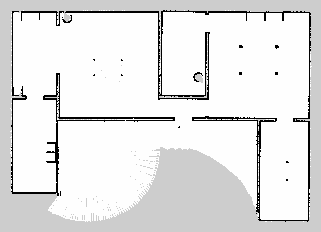
//> input picture house_map.pgm, 321 x 232 px
$ ./main   (built with g++ and OpenCV 4)
//> lines starting //> are read from the running program, lines starting //| are printed output that depends on the picture; after the words box and inside, x2 and y2 are one past the last pixel; in counts of white or black regions, pixels touching at a corner belong together
/*
* https://www.qoosky.io/techs/2798a45608  -> バウンディングボックス、最小内包円 例がある。
* https://docs.opencv.org/3.4/df/d0d/tutorial_find_contours.html
* https://tora-k.com/2019/06/23/binary-opencv/  -> 【C++】OpenCVを用いた画像の二値化プログラム【画像処理】
* http://cvwww.ee.ous.ac.jp/opencv_practice4/  -> OpenCV 画像処理演習 ― 図形描画編
*
* main.cpp
*/

#include <opencv2/opencv.hpp>
#include <iostream>

int main() {

    cv::Mat  binary,blur;
    //cv::Mat src = cv::imread("aaa.png", cv::IMREAD_COLOR);
    cv::Mat gray = cv::imread("../house_map.pgm", cv::IMREAD_GRAYSCALE);
//> gray is the input picture: 232 rows x 321 cols, CV_8UC1; min 0, max 254, mean 229.4
    //cv::Mat gray = cv::imread("../house_map-alt.pgm", cv::IMREAD_GRAYSCALE);

    // エッジ検出はノイズの影響を受けやすいため平滑化しておきます。
    cv::blur(gray, blur, cv::Size(3,3));
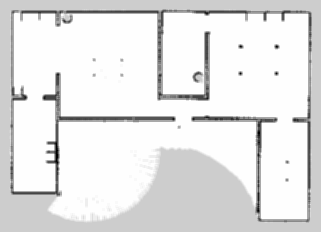
//> blur: 232 rows x 321 cols, CV_8UC1; min 0, max 254, mean 229.4
    //cv::blur(gray, blur, cv::Size(2,2));

    // 2値化データを使います。
    //cv::threshold(gray,binary,250,255,cv::THRESH_BINARY);
    cv::threshold(blur,binary,250,255,cv::THRESH_BINARY);
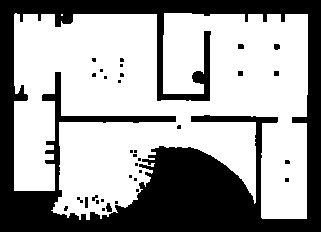
//> binary: 232 rows x 321 cols, CV_8UC1; 62.7% white; 34 black regions (26 under 20 px)


    // cv::findContours は第一引数を破壊的に利用するため imshow 用に別変数を用意しておきます。
    cv::Mat binary2 = binary.clone();

    // cv::Point の配列として、輪郭を計算します。
    std::vector<std::vector<cv::Point> > contours;
    std::vector<cv::Vec4i> hierarchy;
    //cv::findContours(canny, contours, hierarchy, cv::RETR_TREE, cv::CHAIN_APPROX_SIMPLE);
    cv::findContours(binary, contours, hierarchy, cv::RETR_TREE, cv::CHAIN_APPROX_SIMPLE);
//> contours = 36 contours, 20 with area under 20; largest, box (x1, y1, x2, y2) and area: (14, 13, 308, 220) 45868, (105, 202, 113, 213) 52, (84, 196, 89, 209) 46, (273, 43, 281, 51) 42, (237, 43, 245, 50) 38


    std::cout << contours.size() << std::endl; //=> 36
//| 36


    // [8 lines of commented-out code are left out]

    int pi=0;
    long int max_cnt=0;

    for( size_t i = 0; i< contours.size(); i++ ) {
        std::vector<cv::Point_<int>> v = contours[i];
        long int j=v.size();
        if(j > max_cnt){
            pi=i;
            max_cnt = j;
        }
    }
//> this loop made 36 passes
//> (v, j, max_cnt) on pass 1: (4 Points (x, y): [61, 14], [61, 15], [62, 15], [62, 14], 4, 4)
//> (j, max_cnt) on pass 2: (485, 485)
//> after the loop, pi = 1; max_cnt = 485

    std::cout << "pi:"<< pi<<" max_cnt:"<<  max_cnt << std::endl; //=> 36
//| pi:1 max_cnt:485

    // 輪郭を可視化してみます。分かりやすさのため、乱数を利用して色付けします。
    cv::Mat drawing = cv::Mat::zeros(gray.size(), CV_8UC3);
    cv::RNG rng(12345);

    cv::Scalar color = cv::Scalar(rng.uniform(0, 256), rng.uniform(0,256), rng.uniform(0,256));

    //#define TEST1
    #if defined(TEST1)
        cv::imshow("gray", gray);
        for( size_t i = 0; i< contours.size(); i++ ) {
            cv::Scalar color = cv::Scalar(rng.uniform(0, 256), rng.uniform(0,256), rng.uniform(0,256));
            cv::drawContours(drawing, contours, (int)i, color);
            cv::imshow("drawing", drawing);
            cv::waitKey(300);
        }
        cv::imshow("drawing", drawing);
        cv::waitKey(0);
    #endif


    //#define TEST2
    #if defined(TEST2)
        // http://cvwww.ee.ous.ac.jp/opencv_practice4/
        cv::fillPoly(drawing, contours[pi], cv::Scalar(0, 255, 255), cv::LINE_AA);
        cv::imshow("gray", gray);
        //cv::imshow("blur", blur);
        //cv::imshow("canny", canny2);
        cv::imshow("drawing", drawing);
        cv::waitKey(0);
    #endif

    #define TEST3
    #if defined(TEST3)
        cv::imshow("gray", gray);
        cv::imshow("blur", blur);
        for( size_t i = 0; i< contours.size(); i++ ) {
            cv::Scalar color = cv::Scalar(rng.uniform(0, 256), rng.uniform(0,256), rng.uniform(0,256));
            // http://cvwww.ee.ous.ac.jp/opencv_practice4/
            //cv::fillPoly(drawing, contours[i], cv::Scalar(0, 255, 255), cv::LINE_AA);
            long int j=contours[i].size();
            std::cout << "i:"<< i <<" cnt:"<<  j << std::endl; //=> 36
            cv::fillPoly(drawing, contours[i], color, cv::LINE_AA);
            cv::imshow("drawing", drawing);
            cv::waitKey(300);
        }
//> this loop made 36 passes
//> j on passes 1 to 12: 4, 485, 8, 12, 16, 8, 8, 8, 8, 8, 8, 14
//| i:0 cnt:4
//| i:1 cnt:485
//| i:2 cnt:8
//| i:3 cnt:12
//| i:4 cnt:16
//| i:5 cnt:8
//| i:6 cnt:8
//| i:7 cnt:8
//> (output is shown up to pass 8 of 36)
//> pass 2, `cv::imshow("drawing", drawing);`:
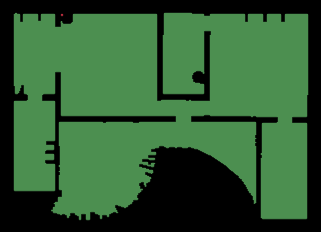
//> window 'drawing': 232 rows x 321 cols, CV_8UC3; mean B, G, R 51.3, 91.6, 48.7
        cv::imshow("drawing", drawing);
        cv::waitKey(0);
    #endif

	gray.release();
	binary.release();
    blur.release();

    return 0;
}
